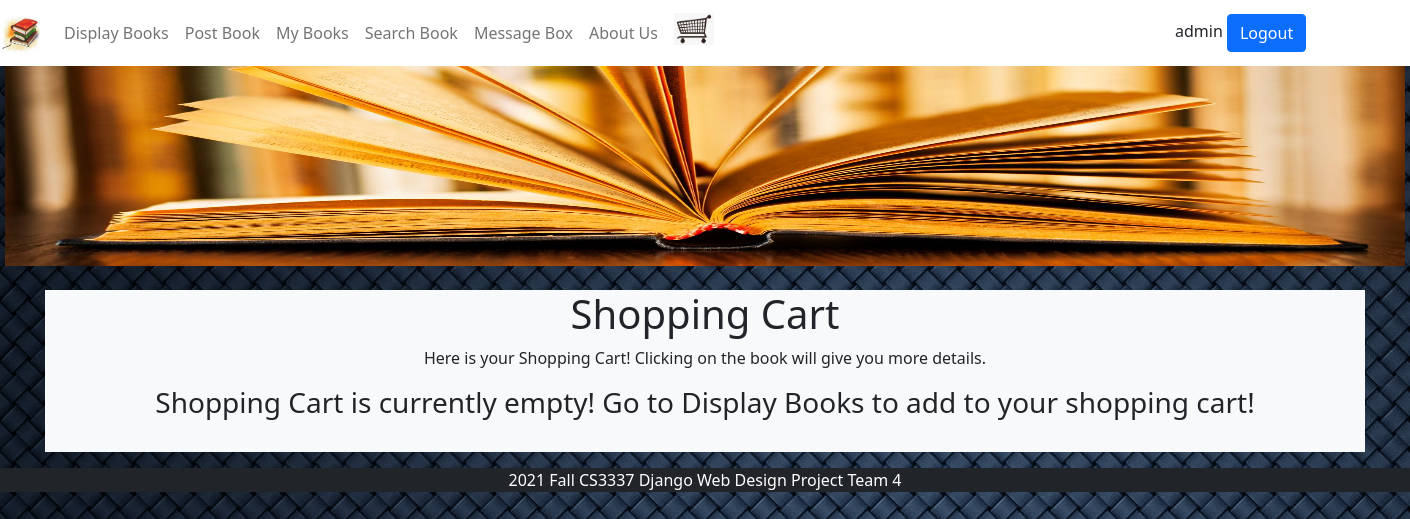
/shoppingcart (signed in), run on an earlier commit of the app's database.
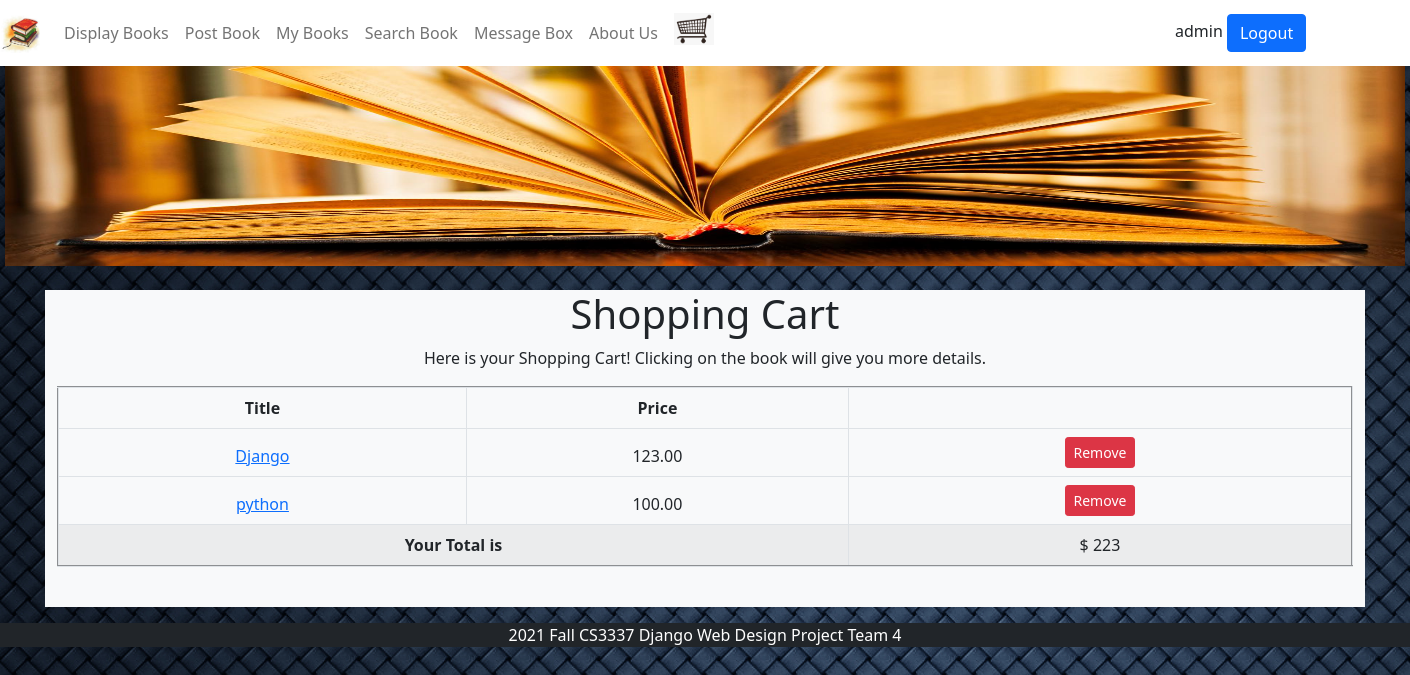
And on a later commit of the database.
### bookMng/models.py (models this page shows, shortened)
class UserCart(models.Model):
    name = models.CharField(max_length=200, default="Anonymous")
    username = models.ForeignKey(User, blank=True, null=True, on_delete=models.CASCADE)
    bookId = models.ForeignKey(Book, blank=True, null=True, on_delete=models.CASCADE)
    price = models.DecimalField(decimal_places=2, max_digits=6)

### bookMng/views.py (the view)
# urls.py: path('shoppingcart', views.shoppingcart, name='shoppingcart'),
@login_required(login_url=reverse_lazy('login'))
def shoppingcart(request):
    books = UserCart.objects.filter(username=request.user)
    totalPrice = list(books.aggregate(Sum('price')).values())[0]
    return render(request,
        'bookMng/shoppingcart.html',
        {
            'item_list': MainMenu.objects.all(),
            'books': books,
            'totalPrice': totalPrice
        })

### bookEx/templates/bookMng/shoppingcart.html (shortened to what this page needs)
{% extends "base.html" %}
{% load static %}
{% block content %}
<h1 align="center">Shopping Cart </h1>
<p align="center">Here is your Shopping Cart! Clicking on the book will give you more details.</p>
{% if not books %}
    <h3 align="center">Shopping Cart is currently empty! Go to Display Books to add to your shopping cart!</h3>
{% else %}
    <table class="table table-striped table-bordered mx-auto" align="center" border="2">
        <thead class="thead-light">
            <tr align="center">
                <th class="font-weight-bold">Title</th>
                <th class="font-weight-bold">Price</th>
            </tr>
            {% for book in books %}
        <tr align="center">
            <td>
                <a href="book_detail/{{ book.bookId.id }}">
                    {{book.name}}
                </a>
            </td>
            <td>
                {{ book.price }}
            </td>
            <td>
                <a class="btn btn-danger btn-sm" href="book_deleteCart/{{ book.id }}" role="button">Remove</a>
            </td>
        </tr>
    {% endfor %}
        </thead>
        <tr align="center">
        <td colspan="2"><b>Your Total is</b></td>
        <td>$ {{totalPrice}}</td>
    </tr>
    </table>
{% endif %}
<br>
{% endblock content %}

What changed in the data, as far as the page shows it:
added UserCart: name "Django", price "123.00"
added UserCart: name "python", price "100.00"
Also different on the page:
{{ totalPrice }}: (not shown) → "223"
text no longer shown: "Shopping Cart is currently empty! Go to Display Books to add to your shopping cart!"
text now shown: "Title Price Your Total is $"
